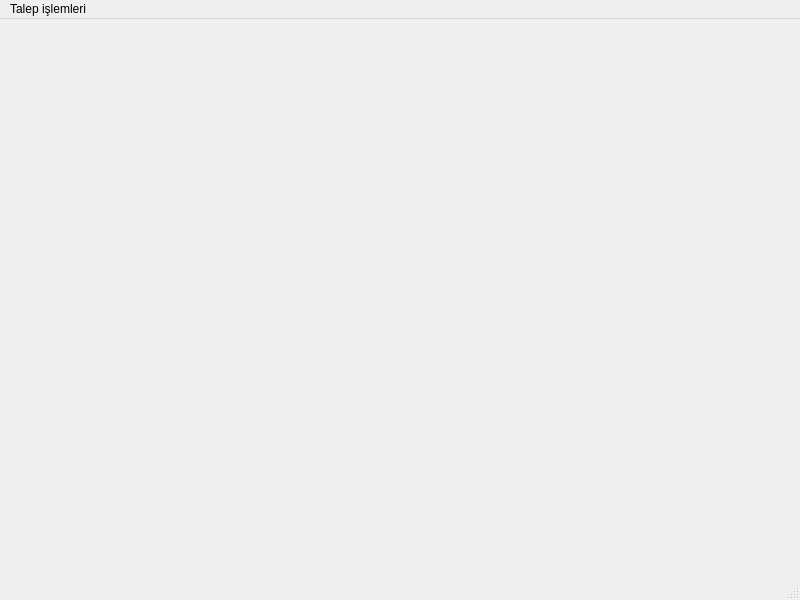
<?xml version="1.0" encoding="UTF-8"?>
<ui version="4.0">
 <class>AnaEkran</class>
 <widget class="QMainWindow" name="AnaEkran">
  <property name="geometry">
   <rect>
    <x>0</x>
    <y>0</y>
    <width>800</width>
    <height>600</height>
   </rect>
  </property>
  <property name="windowTitle">
   <string>MainWindow</string>
  </property>
  <widget class="QWidget" name="centralwidget"/>
  <widget class="QMenuBar" name="menubar">
   <property name="geometry">
    <rect>
     <x>0</x>
     <y>0</y>
     <width>800</width>
     <height>26</height>
    </rect>
   </property>
   <widget class="QMenu" name="menuTalep_i_lemleri">
    <property name="title">
     <string>Talep işlemleri</string>
    </property>
    <addaction name="mTalepEkle"/>
   </widget>
   <addaction name="menuTalep_i_lemleri"/>
  </widget>
  <widget class="QStatusBar" name="statusbar"/>
  <action name="mTalepEkle">
   <property name="text">
    <string>talep ekle</string>
   </property>
  </action>
 </widget>
 <resources/>
 <connections/>
</ui>
